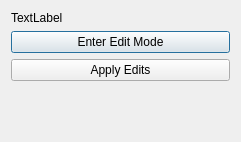
<?xml version="1.0" encoding="UTF-8"?>
<ui version="4.0">
 <class>Edit</class>
 <widget class="QDialog" name="Edit">
  <property name="geometry">
   <rect>
    <x>0</x>
    <y>0</y>
    <width>241</width>
    <height>142</height>
   </rect>
  </property>
  <property name="minimumSize">
   <size>
    <width>241</width>
    <height>0</height>
   </size>
  </property>
  <property name="maximumSize">
   <size>
    <width>241</width>
    <height>142</height>
   </size>
  </property>
  <property name="windowTitle">
   <string>Edit</string>
  </property>
  <layout class="QVBoxLayout" name="verticalLayout">
   <item>
    <widget class="QLabel" name="module">
     <property name="text">
      <string>TextLabel</string>
     </property>
    </widget>
   </item>
   <item>
    <widget class="QPushButton" name="btn_editMode">
     <property name="text">
      <string>Enter Edit Mode</string>
     </property>
    </widget>
   </item>
   <item>
    <widget class="QPushButton" name="btn_apply">
     <property name="text">
      <string>Apply Edits</string>
     </property>
    </widget>
   </item>
   <item>
    <spacer name="verticalSpacer">
     <property name="orientation">
      <enum>Qt::Vertical</enum>
     </property>
     <property name="sizeHint" stdset="0">
      <size>
       <width>20</width>
       <height>40</height>
      </size>
     </property>
    </spacer>
   </item>
  </layout>
 </widget>
 <resources/>
 <connections/>
</ui>
